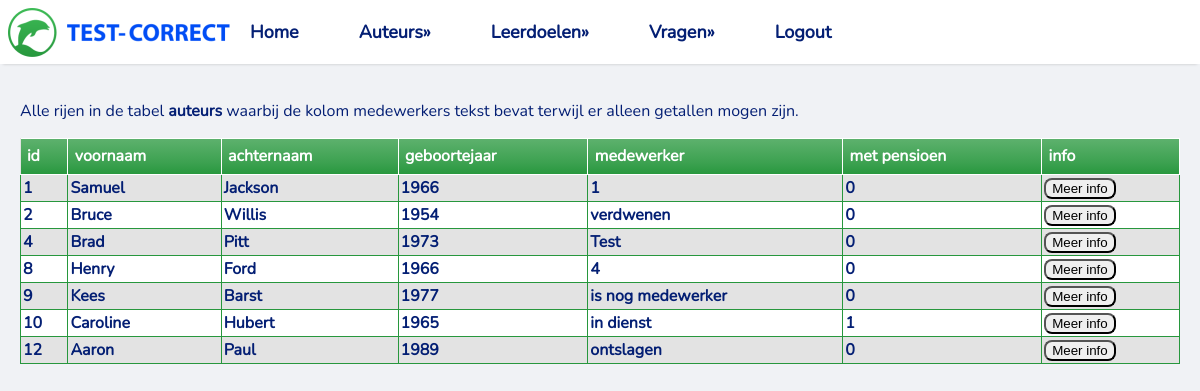
The page /auteur_text on the database as committed earlier.
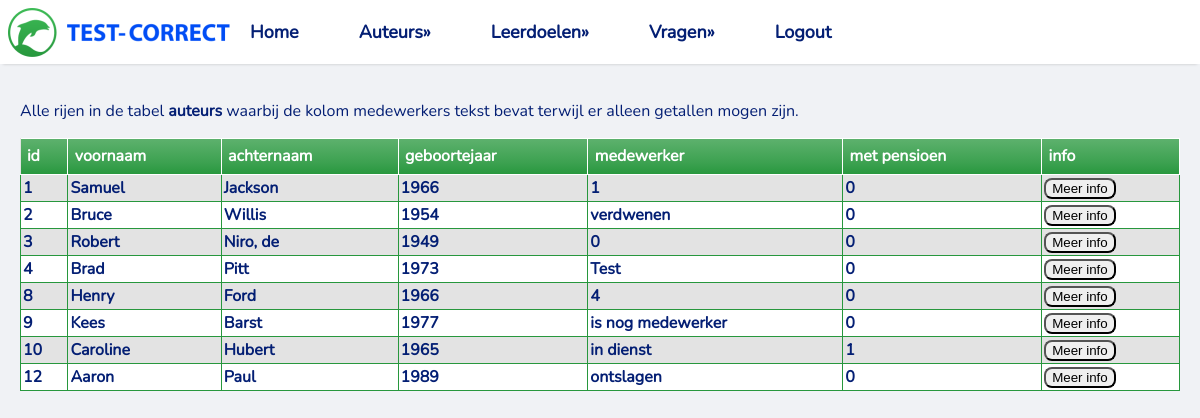
The same page on the database as committed later.
### tables this page shows
CREATE TABLE `auteurs` (
  `id` integer NOT NULL
,  `voornaam` varchar(80) NOT NULL
,  `achternaam` varchar(80) NOT NULL
,  `geboortejaar` integer DEFAULT NULL
,  `medewerker` varchar(250) NOT NULL
,  `met pensioen` integer NOT NULL
);

### app.py (the view)
@app.route("/auteur_text")
def get_auteur_text():
    tables = dbm.get_table_list()
    rows, columns = dbm.get_auteur_string()
    return render_template("auteur_strings.html", table_list=tables, rows=rows, columns=columns)

### lib/tablemodel.py (called while the page is built)
    def get_table_list(self):
        cursor = sqlite3.connect(self.database_file).cursor()
        cursor.execute("SELECT name FROM sqlite_master WHERE type='table'")
        tables = [table[0] for table in cursor.fetchall()]
        return tables

    def get_auteur_string(self):
        cursor = sqlite3.connect(self.database_file).cursor()
        cursor.execute(f"SELECT * FROM auteurs WHERE medewerker != 0 AND medewerker != 1")
        auteur_headers = [column_name[0] for column_name in cursor.description]
        auteur_content = cursor.fetchall()
        return auteur_content, auteur_headers

### templates/auteur_strings.html (shortened to what this page needs)
<!DOCTYPE html>
<html lang="en">
<head>
    <link rel="stylesheet" href="/static/basic.css" type="text/css">
</head>
<body>
{% include "Navbar.html" %}
<main>
    <p>Alle rijen in de tabel <b>auteurs</b> waarbij de kolom medewerkers tekst bevat terwijl er alleen getallen mogen zijn.</p>
 <div class="container">
    <table>
        <thead>
        <tr>
            {% for column in columns %}
                <th>{{ column }}</th>
            {% endfor %}
            <th>info</th>
        </tr>
        </thead>
        <tbody>
        {% for row in rows %}
        <tr class="active-row">
            {% for field in row %}
                <td>{{ field }}</td>
            {% endfor %}
        <td>
            <a href="https://www.test-correct.nl/?vraag={{ row[0] }}"><button>Meer info</button></a>
        </td>
        </tr>
        {% endfor %}
        </tbody>
    </table>
</div>
</main>
</body>
</html>

### templates/Navbar.html (shortened to what this page needs)
<nav>
    <ul>
        <li id="nav_logo"><img src="/static/test-correct.png" alt="Test-Correct"></li>
        <li><a href="/home">Home</a></li>
        <li>
            <a>Auteurs</a>
        </li>
        <li>
            <a>Leerdoelen</a>
        </li>
        <li>
            <a>Vragen</a>
        </li>
        <li><a href='/'>Logout</a></li>
    </ul>
</nav>

### static/basic.css (style rules this page uses)
* { box-sizing: border-box }
:root { --sans: 1em/1.6 system-ui, -apple-system, BlinkMacSystemFont, Segoe UI, Roboto, Oxygen, Ubuntu, Cantarell, Droid Sans, Helvetica Neue, Fira Sans, sans-serif; --mono: SFMono-Regular, Consolas, 'Liberation Mono', Menlo, Courier, 'Courier New', monospace; --font-nunito: url("../static/fonts/Nunito-Regular.ttf"); --c1: #ffffff; --c2: #f0f2f5; --c3: #f0f2f5; --c4: #041f74; --c5:#000; --c6: #000000; --m1: 8px; --rc: 8px; }
html { -ms-text-size-adjust: 100%; -webkit-text-size-adjust: 100%; }
body { margin: 100px 0 0; font-family: 'Nunito', serif; font-weight: 400; font-style: normal; text-rendering: optimizeLegibility; -webkit-font-smoothing: antialiased; background-color: var(--c3); color: var(--c4); }
nav { margin:0 auto 500px; box-shadow: 0 3px 3px -3px rgba(0, 0, 0, .2); width:100%; height:auto; display:flex; flex-wrap:nowrap; background:var(--c1); position:fixed; top:0; }
nav ul { margin:0;padding:0; list-style-type:none; display:flex; flex-wrap:nowrap; }
nav ul li { position:relative; margin:0 20px 0 0; float:left; display:inline-block; }
li > a:after { content: '»'; }
li > a:only-child:after { content: ''; }
nav ul li a { padding:20px; display:inline-block; color: #041f74; text-decoration:none; font-weight:bold; font-size: 18px }
table { border: 0 solid #27973D;background-color: #e3e3e3;width: 100% ;text-align: left; }
table td, table.purpleHorizon th { border: 1px solid #27973d;padding: 2px 2px; }
table tbody td { font-size: 16px;font-weight: bold;color: #041f74; }
table tr:nth-child(even) { background: #ffffff; }
table thead { background: #27973D;background: -moz-linear-gradient(top, #5db16d 0%, #3ca150 66%, #27973D 100%); background: -webkit-linear-gradient(top, #5db16d 0%, #3ca150 66%, #27973D 100%); background: linear-gradient(to bottom, #5db16d 0%, #3ca150 66%, #27973D 100%);border-bottom: 0 solid #270096; }
table thead th { font-size: 16px;font-weight: bold;color: #FFFFFF;text-align: left;border-left: 0 solid #041f74; }
table thead th:first-child { border-left: none; }
img, iframe { border: none; max-width: 100% }
table { border-collapse: collapse; border-spacing: 0; margin:1em 0 }
th, td { text-align: left; vertical-align: top; border: 1px solid; padding: 0.4em }
thead,tfoot { background: var(--c2) }
pre,code,input,select,textarea,button,img { border-radius: var(--rc) }
main,footer { margin: 0; width: auto; text-align: left; align-items: left; padding: 0 20px; }
#nav_logo { max-width: 100%; min-width: 230px; border: 0; margin: 0; }

Rows that differ between the two databases and show on the page:
now on this page (row edited): auteurs: row "3" "0", voornaam "Robert", achternaam "Niro, de", geboortejaar "1949", medewerker "0"
